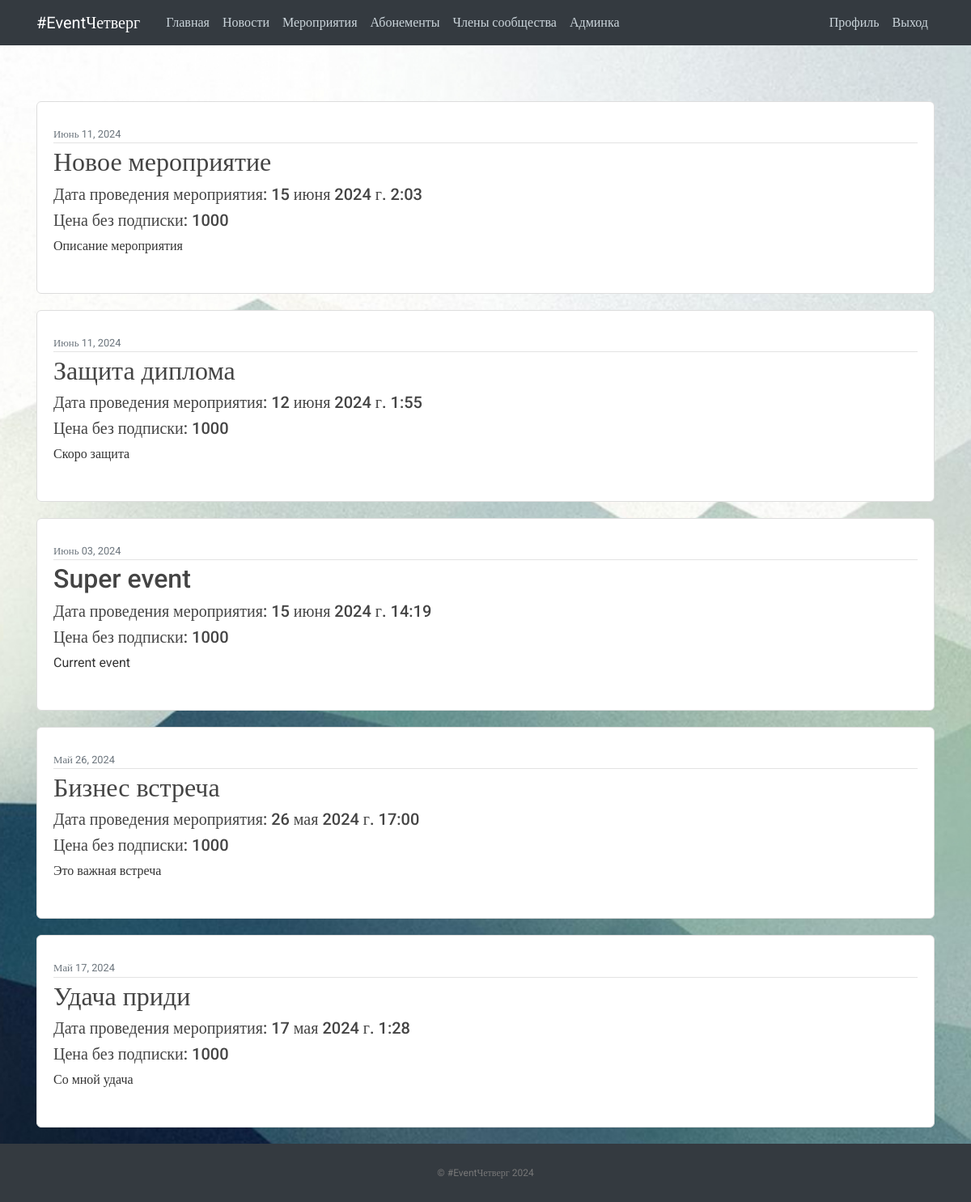
Screenshot of /events/ (signed in) with the database file from the repository.
### vkr/models.py (models this page shows, shortened)
class Event (models.Model):
    title = models.CharField(max_length=100)
    content = models.TextField()
    date_posted = models.DateTimeField(default=timezone.now)
    is_active = models.BooleanField(default=True)
    event_date = models.DateTimeField(default=timezone.now)
    event_price = models.IntegerField(default=1000)
    image = models.ImageField(default='event_default.png', upload_to='event_pics')

### vkr/views.py (the view)
# urls.py: path('events/', EventListView.as_view(), name='vkr-events'),
class EventListView(ListView):
    queryset = Event.objects.filter(is_active=True)
    template_name = 'vkr/events.html'
    context_object_name = 'events'
    ordering = ['-date_posted']

### vkr/templates/vkr/events.html (shortened to what this page needs)
{% extends "vkr/base.html" %}
{% load static %}
{% block content %}
    <link rel="stylesheet" type="text/css" href="{% static 'modal.css' %}">
    {% for event in events %}
        <article class="media content-section">
            <div class="media-body">
                <div class="article-metadata">
                <small class="text-muted">{{ event.date_posted|date:"F d, Y" }}</small>
                </div>
                <a href="{% url 'event-detail' event.id %}"><h2>{{ event.title }}</h2></a>
                <h5>Дата проведения мероприятия: {{ event.event_date }}</h5>
                <h5>Цена без подписки: {{ event.event_price }}</h5>
                <p class="article-content">{{ event.content }}</p>
            </div>
        </article>
    {% endfor %}
{% endblock content %}

### static/main.css (style rules this page uses)
body, html { width:100%; height:100% }
body { margin:0; padding:0; background: #fafafa; color: #333333; margin-top: 5rem; font-family:Roboto; background-image: url("./images/bg.jpg"); background-repeat: no-repeat; background-size: cover; background-attachment: fixed; }
h1, h2, h3, h4, h5, h6 { color: #444444; }
.content-section { background: #ffffff; padding: 30px 20px; border: 1px solid #dddddd; border-radius: 6px; margin: 20px auto; }
.article-content { white-space: pre-line; }
.article-metadata { padding-bottom: 1px; margin-bottom: 4px; border-bottom: 1px solid #e3e3e3 }

### rows the page displays
Event: date_posted "Июнь 11, 2024", title "Новое мероприятие", event_date "15 июня 2024 г. 2:03", event_price "1000", content "Описание мероприятия"
Event: date_posted "Июнь 11, 2024", title "Защита диплома", event_date "12 июня 2024 г. 1:55", event_price "1000", content "Скоро защита"
Event: date_posted "Июнь 03, 2024", title "Super event", event_date "15 июня 2024 г. 14:19", event_price "1000", content "Current event"
Event: date_posted "Май 26, 2024", title "Бизнес встреча", event_date "26 мая 2024 г. 17:00", event_price "1000", content "Это важная встреча"
Event: date_posted "Май 17, 2024", title "Удача приди", event_date "17 мая 2024 г. 1:28", event_price "1000", content "Со мной удача"
